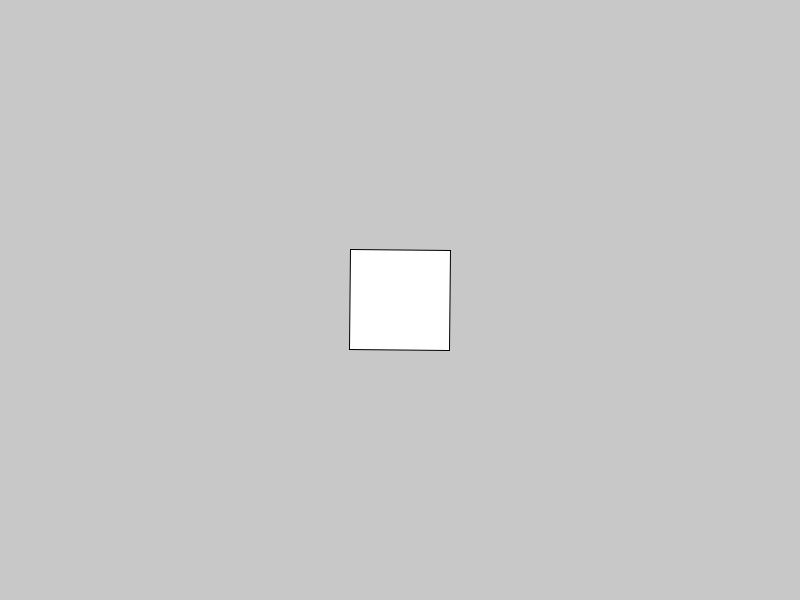
Frame 1 (no input)
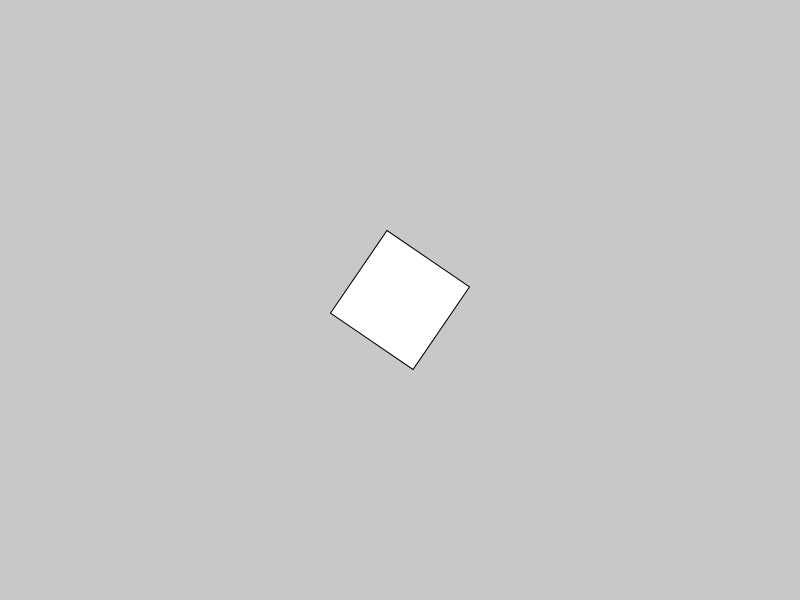
Frame 60 (no input)
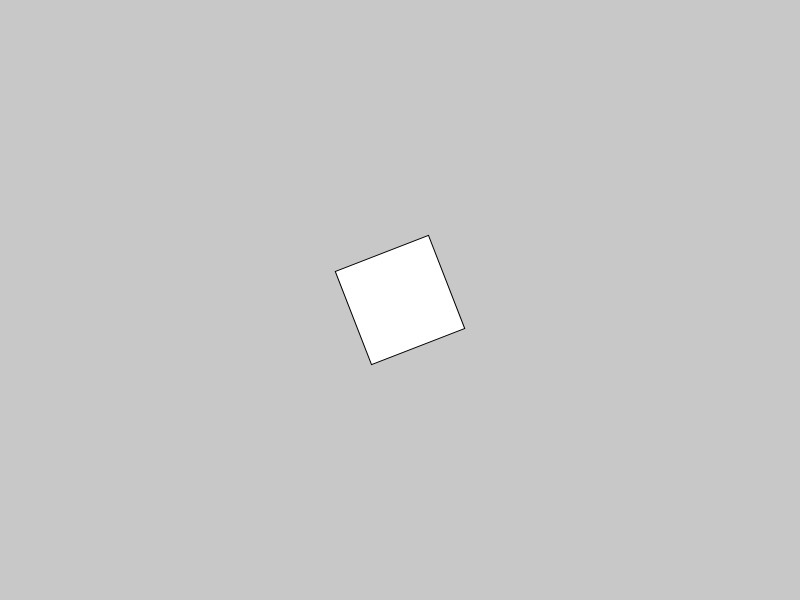
Frame 120 (the mouse pressed at the canvas centre since frame 60)

The p5.js sketch that drew these frames (run headless with seeded random() and noise() and a simulated clock; from frame 60 on, the mouse is pressed at the canvas centre):

// p5.js sketch
// ── sketch.js

function setup() {
    createCanvas(800,600);
    rectMode(CENTER);
}  

function draw() {
    background(200);
    //applyMatrix(1,0,0,1,width/2,height/2);
    translate(width/2,height/2);    
    //rotate(HALF_PI/2);
    rotate(frameCount*0.01);
    rect(0,0,100,100);
}
